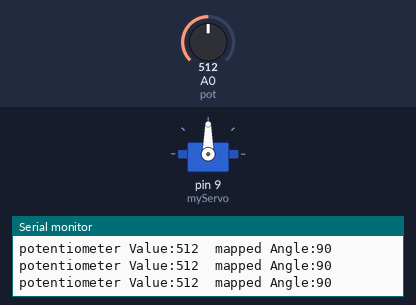
Bench run of a sketch on a simulated Arduino Uno, built with avr-gcc and run on an emulated ATmega328P. Parts: servo, the last lines printed to the serial monitor. The test bench sets the inputs (shaded band); at power-on: A0 (pot) = 512.

Above: at 1.2 s.
1.3 s: A0 (pot) set to 716
At 2.1 s:
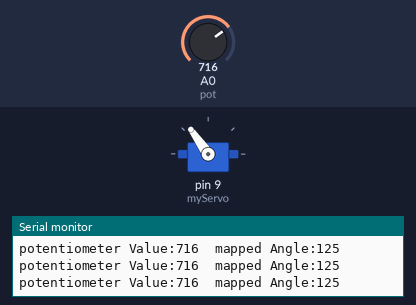
2.8 s: A0 (pot) set to 900
At 3.6 s:
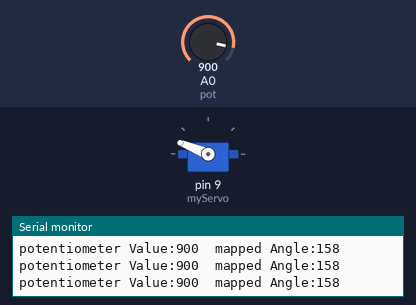
4.3 s: A0 (pot) set to 1023
At 5.2 s:
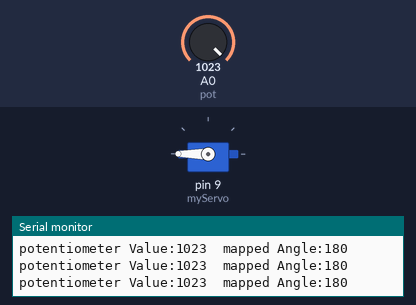
5.8 s: A0 (pot) set to 1008
At 6.9 s:
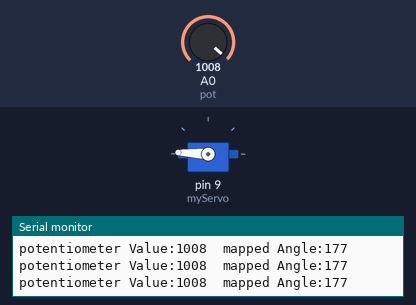
7.3 s: A0 (pot) set to 990
At 8.5 s:
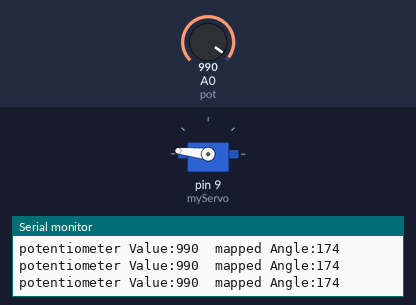
10.3 s: A0 (pot) set to 306
At 11.7 s:
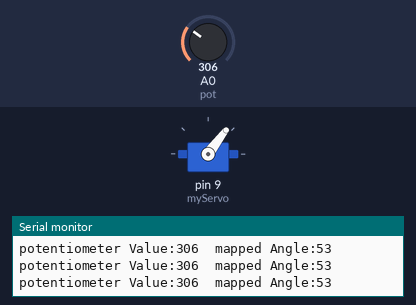
Timing chart, 0 to 12.8 s (numbered marks = the images above; inputs shaded):
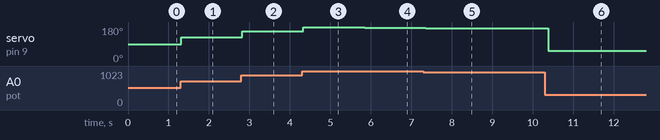

The sketch:

TKP_13.ino
```cpp
#include <Servo.h>

Servo myServo;
int pot = A0;
int potvalue = 0;
int mapval = 0;

void setup() {
  Serial.begin(9600);
  myServo.attach(9);
}

void loop() {
  potvalue = analogRead(pot);
  mapval = map(potvalue, 0, 1023, 0, 180);
  myServo.write(mapval);

  Serial.print("potentiometer Value:");
  Serial.print(potvalue);
  Serial.print("\tmapped Angle:");
  Serial.println(mapval);

  delay(100);
}
```

Measured:
- after the input at 1.3 s, servo on pin 9 (myServo): 90° → 125° at once
- after the input at 2.8 s, servo on pin 9 (myServo): 125° → 158° at once
- after the input at 4.3 s, servo on pin 9 (myServo): 158° → 180° at once
- after the input at 5.8 s, servo on pin 9 (myServo): 180° → 177° after 0.05 s
- after the input at 7.3 s, servo on pin 9 (myServo): 177° → 174° after 0.06 s
- after the input at 10.3 s, servo on pin 9 (myServo): 174° → 53° after 0.09 s
